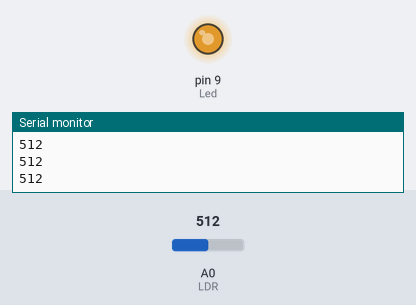
The sketch below on a simulated Arduino Uno, built with avr-gcc and run on an emulated ATmega328P. Shown: output pins drawn as LEDs (lit = HIGH), the last lines printed to the serial monitor. The test bench sets the inputs (shaded band); at power-on: A0 (LDR) = 512.

Above: at 1.2 s.
1.3 s: A0 (LDR) set to 710
At 1.9 s:
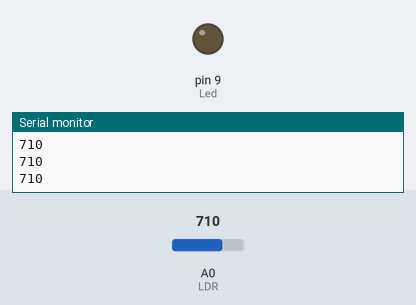
2.8 s: A0 (LDR) set to 688
At 3.2 s:
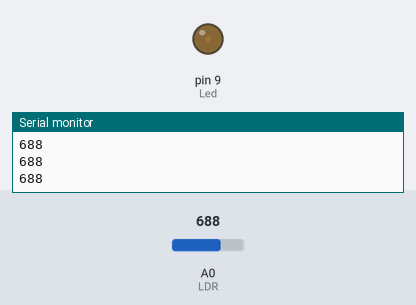
4.3 s: A0 (LDR) set to 306
At 4.7 s:
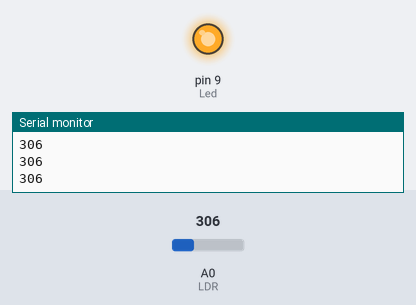
5.8 s: A0 (LDR) set to 716
At 7.0 s:
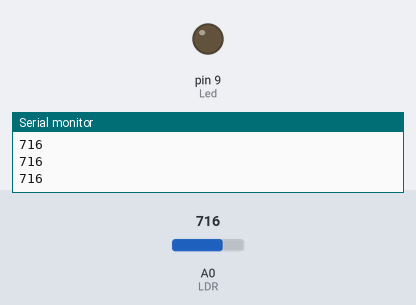
7.3 s: A0 (LDR) set to 122
At 8.7 s:
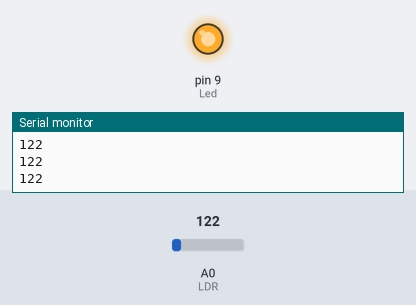
Timing chart, 0 to 9.8 s (numbered marks = the images above; inputs shaded):
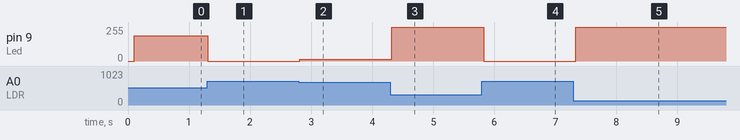

Measured:
- after the input at 1.3 s, pin 9 (Led): 188/255 → 0/255 at once
- after the input at 2.8 s, pin 9 (Led): 0/255 → 12/255 at once
- after the input at 4.3 s, pin 9 (Led): 12/255 → 255/255 at once
- after the input at 5.8 s, pin 9 (Led): 255/255 → 0/255 at once
- after the input at 7.3 s, pin 9 (Led): 0/255 → 255/255 at once

The sketch:

LED_with_LDR.ino
```cpp
#define LDR A0
#define Led 9

void setup() {
  Serial.begin(9600);
}

void loop() {
  Serial.println(analogRead(LDR));
  delay(100);

  if(analogRead(LDR) < 700)
    analogWrite(Led, 700-analogRead(LDR));
  else
    analogWrite(Led, LOW);
}
```
